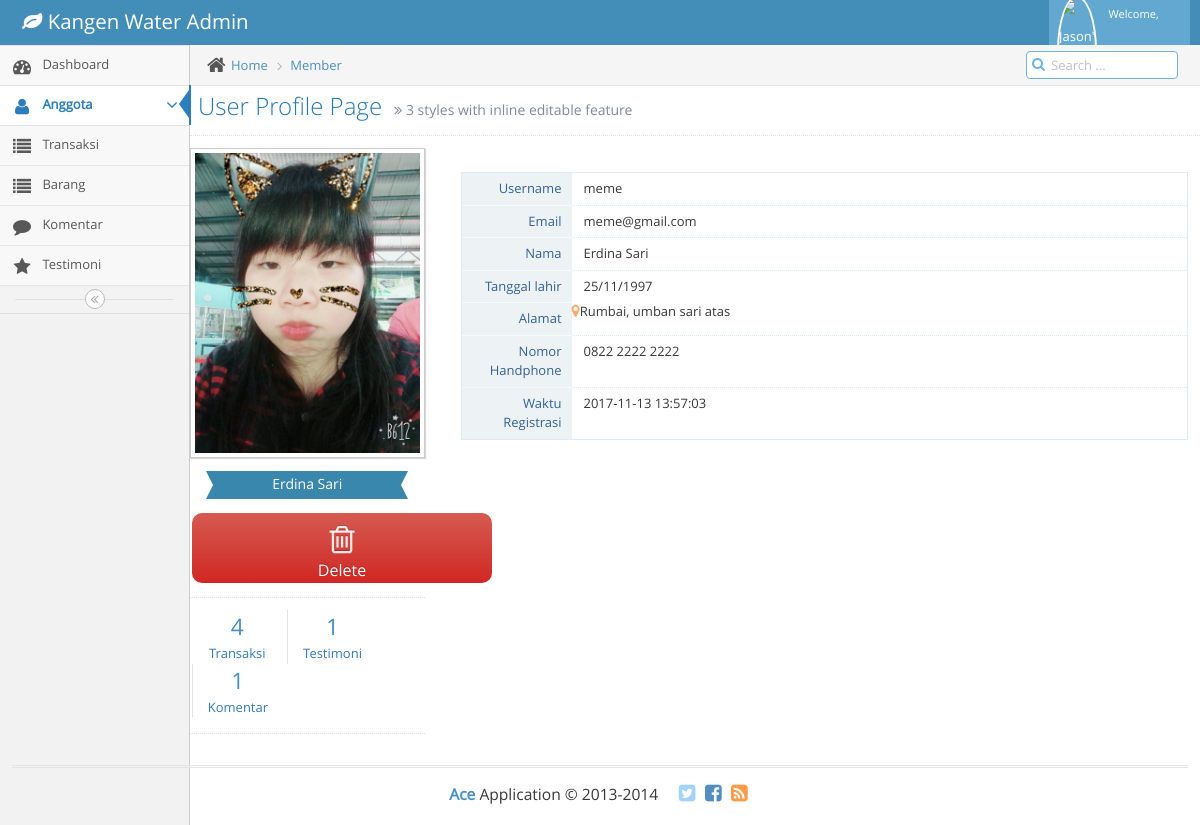
Page /Dashboard/ProfilMember/meme on the committed database.
### tables this page shows
CREATE TABLE `member` (
  `username` varchar(50) NOT NULL,
  `password` varchar(50) NOT NULL,
  `email` varchar(50) NOT NULL,
  `foto` varchar(30) NOT NULL,
  `nama` varchar(30) NOT NULL,
  `tanggal_lahir` varchar(30) NOT NULL,
  `alamat` varchar(30) NOT NULL,
  `no_hp` varchar(14) NOT NULL,
  `waktu_regis` timestamp NOT NULL DEFAULT CURRENT_TIMESTAMP
);

### application/controllers/Dashboard.php (called while the page is built, shortened)
<?php
class Dashboard extends CI_Controller
{
	function __construct()
	{
		$this->load->model('MemberModel');
		$this->load->model('TransaksiModel');
		$this->load->model('KomentarModel');
		$this->load->model('TestimoniModel');
		$this->load->model('AdminModel');
		$this->load->model('OrderModel');
		$this->load->model('BarangModel');
	}
function ProfilMember($username){
	$data['bTransaksi'] = $this->TransaksiModel->banyak_transaksi_id($username);
	$data['member']=$this->MemberModel->ambil_data_id($username);
	$data['bKomentar']=$this->KomentarModel->banyak_komentar_member($username);
	$data['bTestimoni']=$this->TestimoniModel->banyak_testimoni_id($username);
	$this->load->view('Admin/ProfilMember',$data);
}
}
?>

### index.php (called while the page is built, shortened)
<?php
require_once BASEPATH.'core/CodeIgniter.php';

### application/models/MemberModel.php (called while the page is built, shortened)
<?php
class MemberModel extends CI_model
{
	public $nama_table = 'member';
	public $id='username';
function ambil_data_id($id){
		$this->db->where($this->id, $id);
		return $this->db->get($this->nama_table)->row();
	}
}

### application/views/Admin/ProfilMember.php (the view, shortened to what this page needs)
<?php
$data['alamat']="<li class='active'><a href='".site_url('Dashboard/Member')."'>Member</a></li>";
$this->load->view('Admin/Header',$data); ?>
<link rel="stylesheet" href="<?php echo base_url().'assetsadmin/'; ?>css/jquery-ui.min.css" />
					<div class="page-header">
						<h1>
							User Profile Page
							<small>
								<i class="ace-icon fa fa-angle-double-right"></i>
								3 styles with inline editable feature
							</small>
						</h1>
					</div>
					<div class="row">
						<div class="col-xs-12">
							<div>
								<div id="user-profile-1" class="user-profile row">
									<div class="col-xs-12 col-sm-3 center">
										<div>
											<span class="profile-picture">
												<img id="avatar" class="editable img-responsive" alt="Alex's Avatar" src="<?php echo base_url().'assets/image/'.$member->foto; ?>" />
											</span>
											<div class="space-4"></div>
											<div class="width-80 label label-info label-xlg arrowed-in arrowed-in-right">
												<div class="inline position-relative">
														<span class="white"><?php echo $member->nama ?></span>
												</div>
											</div>
										</div>
										<div class="space-6"></div>
										<div class="profile-contact-info">
												<button id="id-btn-dialog2" style="width: 300px;height: 70px" class="btn btn-app btn-danger btn-sm">
										<i class="ace-icon fa fa-trash-o bigger-200"></i>
										Delete
									</button>
										</div>
										<div class="hr hr12 dotted"></div>
										<div class="clearfix">
											<div class="grid2" style="width: 90px">
												<a href="<?php echo site_url('Dashboard/TransaksiMember/'.$member->username) ?>">
												<span class="bigger-175 blue">
													<?php print $bTransaksi; ?></span>
												<br />
												Transaksi </a>
											</div>
											<div class="grid2" style="width: 90px">
												<a href="<?php echo site_url('Dashboard/TestimoniMember/'.$member->username) ?>">
												<span class="bigger-175 blue"><?php echo $bTestimoni ?></span>
												<br />
												Testimoni </a>
											</div>
											<div class="grid2" style="width: 90px">
												<a href="<?php echo site_url('Dashboard/KomentarMember/'.$member->username) ?>">
												<span class="bigger-175 blue"><?php echo $bKomentar ?></span>
												<br />
												Komentar</a>
											</div>
										</div>
										<div class="hr hr16 dotted"></div>
									</div>
									<div class="col-xs-12 col-sm-9">
										<div class="space-12"></div>
										<div class="profile-user-info profile-user-info-striped">
											<div class="profile-info-row">
												<div class="profile-info-name"> Username </div>
												<div class="profile-info-value">
													<span class="editable" id="username"><?php echo $member->username ?></span>
												</div>
											</div>
											<div class="profile-info-row">
												<div class="profile-info-name"> Email </div>
												<div class="profile-info-value">
													<span class="editable" id="country"><?php echo $member->email ?></span>
												</div>
											</div>
											<div class="profile-info-row">
												<div class="profile-info-name"> Nama </div>
												<div class="profile-info-value">
													<span class="editable" id="age"><?php echo $member->nama ?></span>
												</div>
											</div>
											<div class="profile-info-row">
												<div class="profile-info-name"> Tanggal lahir </div>
												<div class="profile-info-value">
													<span class="editable" id="signup"><?php echo $member->tanggal_lahir ?></span>
												</div>
											</div>
											<div class="profile-info-row">
												<div class="profile-info-name"> Alamat  </div>
												<i class="fa fa-map-marker light-orange bigger-110"></i>
													<span class="editable" id="country"><?php echo $member->alamat ?></span>
											</div>
											<div class="profile-info-row">
												<div class="profile-info-name"> Nomor Handphone </div>
												<div class="profile-info-value">
													<span class="editable" id="about"><?php echo $member->no_hp ?></span>
												</div>
											</div>
											<div class="profile-info-row">
												<div class="profile-info-name"> Waktu Registrasi </div>
												<div class="profile-info-value">
													<span class="editable" id="about"><?php echo $member->waktu_regis ?></span>
												</div>
											</div>
										</div>
									</div>
								</div>
							</div>
									</div>
								</div>
							</div>
						</div>
					</div>

### rows in the picture
member: foto (picture), nama "Erdina Sari", username "meme", email "meme@gmail.com", tanggal_lahir "25/11/1997", alamat "Rumbai, umban sari atas", no_hp "0822 2222 2222", waktu_regis "2017-11-13 13:57:03"

### other values in the picture
$bTransaksi "4"
$bTestimoni "1"
$bKomentar "1"
